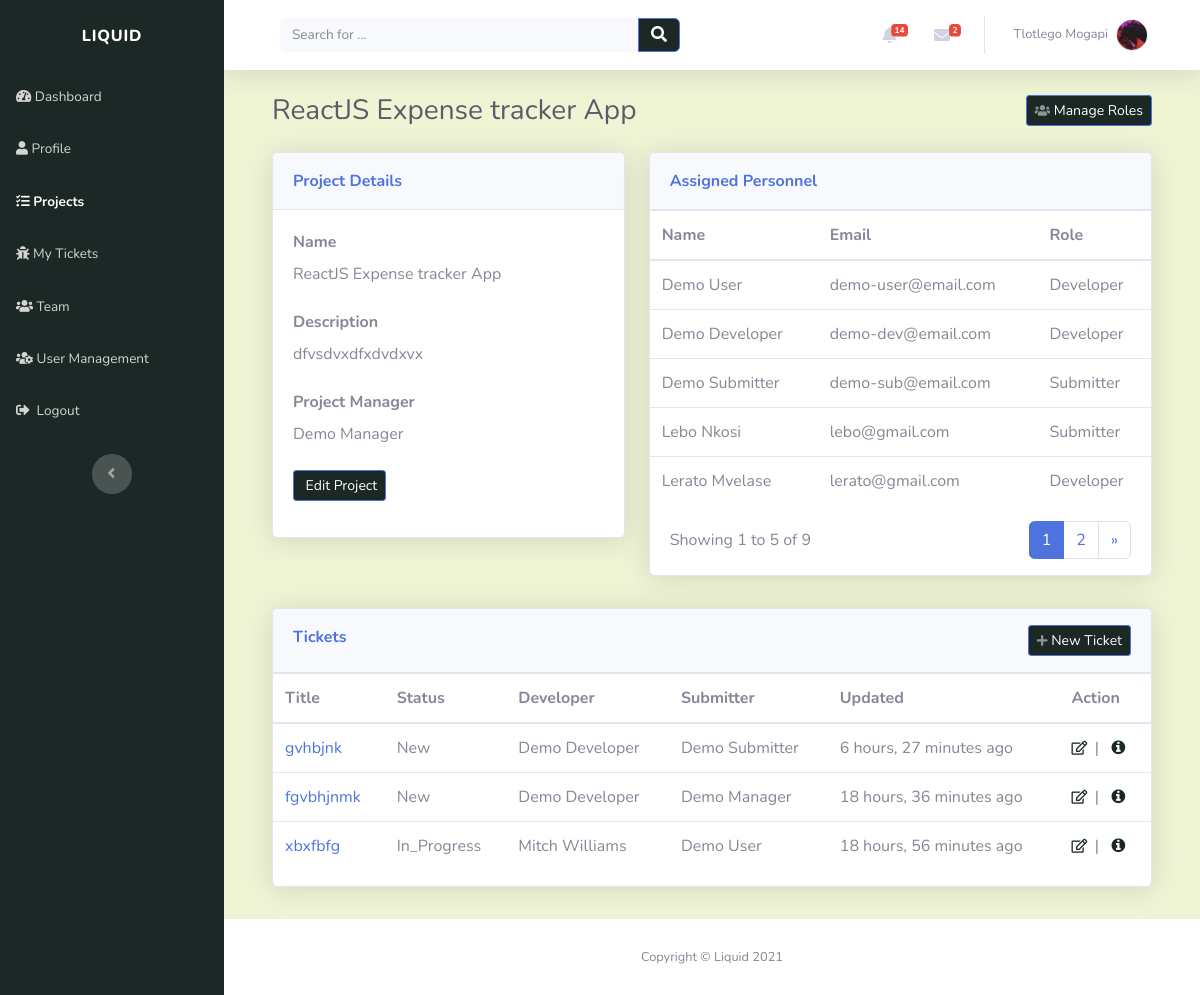
/projects/reactjs-expense-tracker-app-qkhvylyg/ (signed in), run on an earlier commit of the app's database.
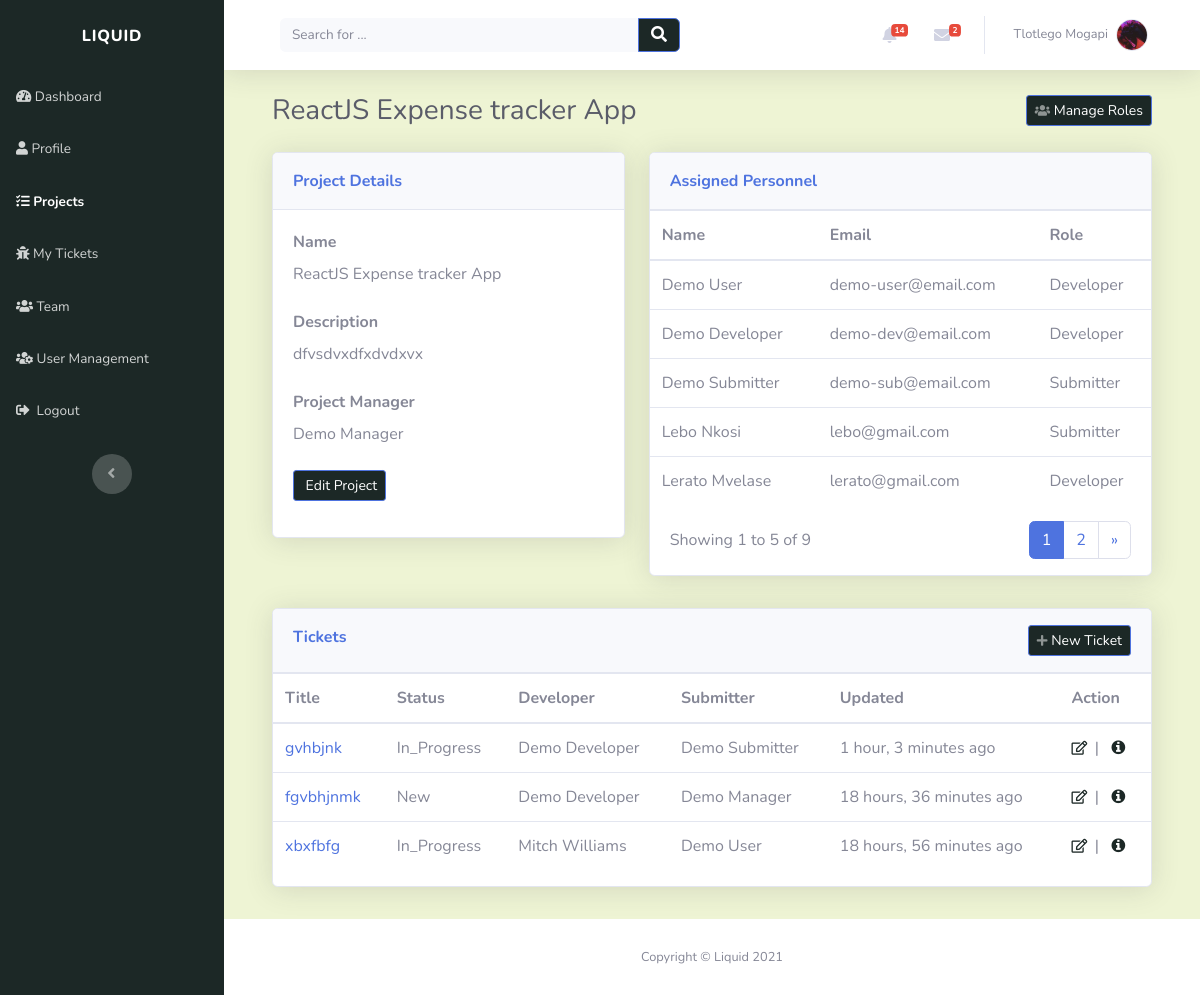
And on a later commit of the database.
### tickets/models.py (models this page shows, shortened)
class Ticket(models.Model):
    TICKET_PRIORITY = (
        ('LOW', 'Low'),
        ('MEDIUM', 'Medium'),
        ('HIGH', 'High'),
    )
    TICKET_STATUS = (
        ('NEW', 'New'),
        ('IN_PROGRESS', 'In Progress'),
        ('RESOLVED', 'Resolved'),
    )
    TICKET_TYPE = (
        ('TASK', 'Task'),
        ('BUG', 'Bug'),
        ('CHANGE', 'Change'),
        ('FEATURE', 'Feature request')
    )
    title = models.CharField(max_length=50)
    description = models.CharField(max_length=200)
    created_by = models.ForeignKey(Profile, on_delete=models.CASCADE)
    project = models.ForeignKey(Project, related_name="tickets", on_delete=models.CASCADE)
    created_on = models.DateTimeField(verbose_name="created_on", auto_now_add=True)
    updated = models.DateTimeField(verbose_name="date updated", auto_now=True)
    priority = models.CharField(max_length=12, choices=TICKET_PRIORITY, default='LOW')
    status = models.CharField(max_length=12, choices=TICKET_STATUS, default='NEW')
    class_type = models.CharField(max_length=12, choices=TICKET_TYPE, default='TASK')
    slug = models.SlugField(unique=True, blank=True)

### account/models.py (models this page shows)
class Profile(models.Model):
    user = models.OneToOneField(settings.AUTH_USER_MODEL, on_delete=models.CASCADE, unique=True)
    profile_picture = models.ImageField(default='profile_images/default.jpg', upload_to='profile_images', blank=True)
    website = models.URLField(blank=True)
    first_name = models.CharField(max_length=30, blank=True)
    last_name = models.CharField(max_length=30, blank=True)
    address = models.CharField(max_length=50, blank=True)
    city = models.CharField(max_length=50, blank=True)
    country = models.CharField(max_length=50, blank=True)
    slug = models.SlugField(unique=True, blank=True)
    def __str__(self):
        return self.user.email

### projects/views.py (the view)
# urls.py: path('<slug:slug>/', views.project_detail_view, name="view_project"),
@login_required(login_url='login_page')
def project_detail_view(request, slug):
    context = {}
    project = get_object_or_404(Project, slug=slug)
    context['project'] = project
    user = request.user
    user_profile = get_object_or_404(Profile, user=user)
    user_project_role = ProjectRole.objects.filter(project=project).filter(user=user_profile).first()
    context['user_project_role'] = user_project_role
    users = ProjectRole.objects.filter(project=project).exclude(user_role="Project Manager").order_by('user__first_name')
    page = request.GET.get('page', 1)
    users_paginator = Paginator(users, USERS_PER_PAGE)
    try:
        users = users_paginator.page(page)
    except PageNotAnInteger:
        users = users_paginator.page(USERS_PER_PAGE)
    except EmptyPage:
        users = users_paginator.page(users_paginator.num_pages)
    tickets = project.tickets.all().order_by('-created_on')
    context['tickets'] = tickets
    context['user_roles'] = users
    context['manager_role'] = ProjectRole.objects.filter(project=project).filter(user_role="Project Manager").first()
    return render(request, "projects/project_detail.html", context)

### index/custom_processors.py (called while the page is built)
def profile_processor(request):
    if request.user.is_authenticated:
        user = request.user
        user_profile = get_object_or_404(Profile, user=user)
        user_messages = DirectMessage.objects.filter(receiver=user_profile).filter(status='UNREAD').order_by('-created_on')[:5]
        user_alerts = Alert.objects.filter(user=user_profile).filter(status='UNREAD').order_by('-created_on')[:5]
        return {'profile': user_profile, 'direct_messages': user_messages, 'alerts': user_alerts}
    else:
        return{}

### projects/models.py (called while the page is built)
    def __str__(self):
        return self.name

### projects/templates/projects/project_detail.html (shortened to what the changed rows need)
{% extends "index/header.html" %}
{% block content %}
<div class="container-fluid">
	<div class="row mb-3">
		<div class="col-lg-7">
			<div class="row">
				<div class="col">
					<div class="card shadow mb-3">
						<div class="table-responsive table mt-0" id="dataTable" role="grid"
							aria-describedby="dataTable_info">
							<table class="table my-0" id="dataTable" aria-describedby="users">
								<thead>
									<tr>
										<th scope="col">Name</th>
										<th scope="col">Email</th>
										<th scope="col">Role</th>
									</tr>
								</thead>
							</table>
						</div>
					</div>
				</div>
			</div>
		</div>
	</div>
	<div class="row mb-3">
		<div class="col-lg-12">
			<div class="row">
				<div class="col">
					<div class="card shadow mb-3">
						{% if tickets %}
						<div class="table-responsive table mt-0" id="dataTable" role="grid"
							aria-describedby="dataTable_info">
							<table class="table my-0" id="dataTable" aria-describedby="projects">
								<thead>
									<tr>
										<th scope="col">Title</th>
										<th scope="col">Status</th>
										<th scope="col">Developer</th>
										<th scope="col">Submitter</th>
										<th scope="col">Updated</th>
										<th scope="col">Action</th>
									</tr>
								</thead>
								<tbody>
									{%for ticket in tickets %} {% include "projects/snippets/project_ticket.html" %} {%endfor%}
								</tbody>
							</table>
						</div>
						{% else %}
						<div style="padding-top: 20px" class="text-center">
							<p><strong>Project Has No Tickets.</strong></p>
						</div>
						{% endif %}
					</div>
				</div>
			</div>
		</div>
	</div>
</div>
{% endblock %}

### projects/templates/projects/snippets/project_ticket.html
<tr style="white-space: nowrap">
	<td><a href="{% url 'view_ticket' ticket.slug %}">{{ ticket.title | truncatechars:40 }}</a></td>
    <td>{{ ticket.status|title }}</td>
    {% with assignee=ticket.ticketassignee_set.all.first.user %}
    <td>{{ assignee.first_name }} {{ assignee.last_name }}</td>
    {% endwith %}
    <td>{{ ticket.created_by.first_name }} {{ ticket.created_by.last_name }}</td>
	<td>{{ ticket.updated|timesince }} ago</td>
	<td>{% include "tickets/snippets/ticket_action.html" %}</td>
</tr>

### tickets/templates/tickets/snippets/ticket_action.html
<a role="button" href="{% url 'edit_ticket' ticket.slug %}" style="color: rgb(28, 40, 38)" title="Edit"
	><em class="far fa-edit fa-sm">&nbsp</em></a
>
|&nbsp&nbsp
<a role="button" href="{% url 'view_ticket' ticket.slug %}" style="color: rgb(28, 40, 38)" title="More information"
	><em class="fa fa-info-circle">&nbsp</em></a
>

What changed in the data, as far as the page shows it:
changed Ticket "gvhbjnk": status "New" → "In_Progress"; updated "6 hours, 27 minutes" → "1 hour, 3 minutes"
